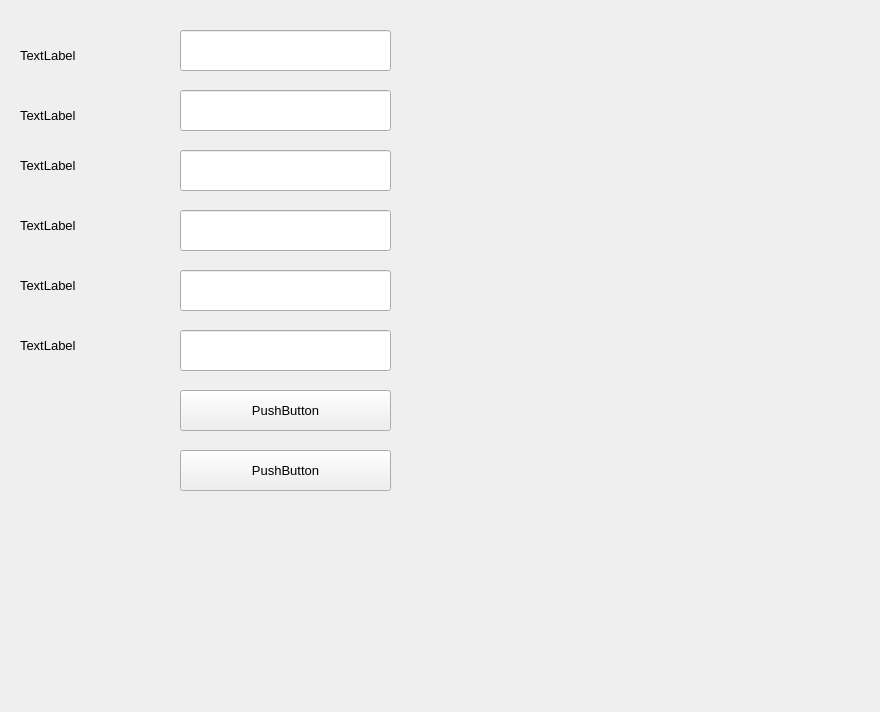
<?xml version="1.0" encoding="UTF-8"?>
<ui version="4.0">
 <class>MainWindow</class>
 <widget class="QWidget" name="MainWindow">
  <property name="geometry">
   <rect>
    <x>0</x>
    <y>0</y>
    <width>880</width>
    <height>712</height>
   </rect>
  </property>
  <property name="windowTitle">
   <string>Form</string>
  </property>
  <widget class="QLineEdit" name="lineEdit">
   <property name="geometry">
    <rect>
     <x>180</x>
     <y>30</y>
     <width>211</width>
     <height>41</height>
    </rect>
   </property>
  </widget>
  <widget class="QLineEdit" name="lineEdit_2">
   <property name="geometry">
    <rect>
     <x>180</x>
     <y>90</y>
     <width>211</width>
     <height>41</height>
    </rect>
   </property>
  </widget>
  <widget class="QLineEdit" name="lineEdit_3">
   <property name="geometry">
    <rect>
     <x>180</x>
     <y>150</y>
     <width>211</width>
     <height>41</height>
    </rect>
   </property>
  </widget>
  <widget class="QLineEdit" name="lineEdit_4">
   <property name="geometry">
    <rect>
     <x>180</x>
     <y>210</y>
     <width>211</width>
     <height>41</height>
    </rect>
   </property>
  </widget>
  <widget class="QPushButton" name="pushButton">
   <property name="geometry">
    <rect>
     <x>180</x>
     <y>390</y>
     <width>211</width>
     <height>41</height>
    </rect>
   </property>
   <property name="font">
    <font>
     <pointsize>10</pointsize>
    </font>
   </property>
   <property name="text">
    <string>PushButton</string>
   </property>
  </widget>
  <widget class="QLabel" name="label">
   <property name="geometry">
    <rect>
     <x>20</x>
     <y>40</y>
     <width>151</width>
     <height>31</height>
    </rect>
   </property>
   <property name="font">
    <font>
     <pointsize>10</pointsize>
    </font>
   </property>
   <property name="text">
    <string>TextLabel</string>
   </property>
  </widget>
  <widget class="QLabel" name="label_2">
   <property name="geometry">
    <rect>
     <x>20</x>
     <y>100</y>
     <width>161</width>
     <height>31</height>
    </rect>
   </property>
   <property name="font">
    <font>
     <pointsize>10</pointsize>
    </font>
   </property>
   <property name="text">
    <string>TextLabel</string>
   </property>
  </widget>
  <widget class="QLabel" name="label_3">
   <property name="geometry">
    <rect>
     <x>20</x>
     <y>150</y>
     <width>151</width>
     <height>31</height>
    </rect>
   </property>
   <property name="font">
    <font>
     <pointsize>10</pointsize>
    </font>
   </property>
   <property name="text">
    <string>TextLabel</string>
   </property>
  </widget>
  <widget class="QLabel" name="label_5">
   <property name="geometry">
    <rect>
     <x>20</x>
     <y>270</y>
     <width>151</width>
     <height>31</height>
    </rect>
   </property>
   <property name="font">
    <font>
     <pointsize>10</pointsize>
    </font>
   </property>
   <property name="text">
    <string>TextLabel</string>
   </property>
  </widget>
  <widget class="QLineEdit" name="lineEdit_5">
   <property name="geometry">
    <rect>
     <x>180</x>
     <y>270</y>
     <width>211</width>
     <height>41</height>
    </rect>
   </property>
  </widget>
  <widget class="QLineEdit" name="lineEdit_6">
   <property name="geometry">
    <rect>
     <x>180</x>
     <y>330</y>
     <width>211</width>
     <height>41</height>
    </rect>
   </property>
  </widget>
  <widget class="QLabel" name="label_4">
   <property name="geometry">
    <rect>
     <x>20</x>
     <y>210</y>
     <width>151</width>
     <height>31</height>
    </rect>
   </property>
   <property name="font">
    <font>
     <pointsize>10</pointsize>
    </font>
   </property>
   <property name="text">
    <string>TextLabel</string>
   </property>
  </widget>
  <widget class="QLabel" name="label_6">
   <property name="geometry">
    <rect>
     <x>20</x>
     <y>330</y>
     <width>151</width>
     <height>31</height>
    </rect>
   </property>
   <property name="font">
    <font>
     <pointsize>10</pointsize>
    </font>
   </property>
   <property name="text">
    <string>TextLabel</string>
   </property>
  </widget>
  <widget class="QPushButton" name="pushButton_2">
   <property name="geometry">
    <rect>
     <x>180</x>
     <y>450</y>
     <width>211</width>
     <height>41</height>
    </rect>
   </property>
   <property name="font">
    <font>
     <pointsize>10</pointsize>
    </font>
   </property>
   <property name="text">
    <string>PushButton</string>
   </property>
  </widget>
 </widget>
 <resources/>
 <connections/>
</ui>
